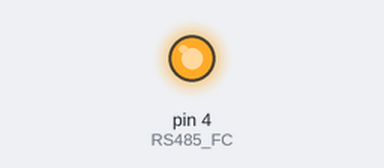
A sketch run on a simulated Arduino Uno, built with avr-gcc and run on an emulated ATmega328P. Parts: output pins drawn as LEDs (lit = HIGH). What the sketch prints to the serial monitor is not drawn.

Above: at 0.1 s.
Timing chart, 0 to 1.6 s (numbered marks = the images above):
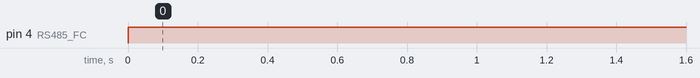

Measured:
- by itself, pin 4 (RS485_FC): LOW → HIGH at 0.00 s

The sketch:

RS485.ino
```cpp
#define RS485_FC 4

void setup() {
  Serial.begin(115200);
  Serial.println("Device Starting");

  pinMode(RS485_FC, OUTPUT);
}

void loop() {
  digitalWrite(RS485_FC, HIGH);   // Turns on Transmitter Mode
  Serial.println("RS-485 Sending");

  delay(500);
}
```
